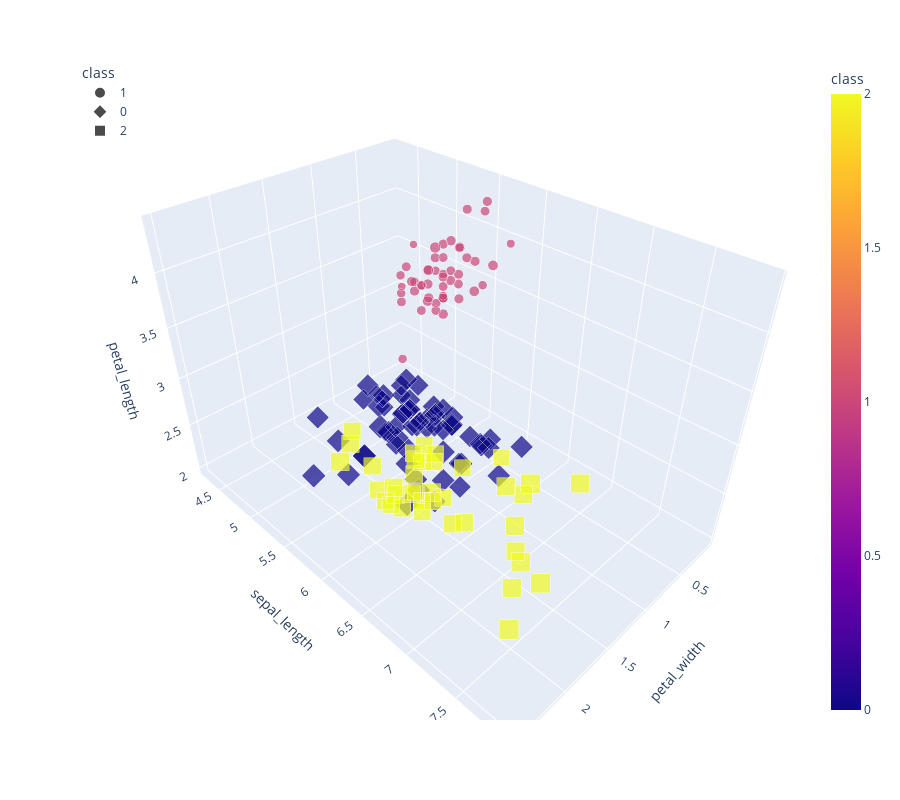

Notebook code for this chart:
### Code cell
fig = px.scatter_3d(df,x='petal_width', y='sepal_length', z='petal_length', color='class', size='sepal_width', symbol='class', height=800)
fig.update_layout(legend=dict(x=0, y=1))
fig.show()

### Figure 1 — Plotly figure (JSON) as saved in the notebook; plotly's stock layout.template omitted (floating-point values rounded to 4 significant figures)
{"data": [{"hoverlabel": {"namelength": 0}, "hovertemplate": "class=%{marker.color}<br>petal_width=%{x}<br>sepal_length=%{y}<br>petal_length=%{z}<br>sepal_width=%{marker.size}", "legendgroup": "1", "marker": {"color": [1, 1, 1, 1, 1, 1, 1, 1, 1, 1, 1, 1, 1, 1, 1, 1, 1, 1, 1, 1, 1, 1, 1, 1, 1, 1, 1, 1, 1, 1, 1, 1, 1, 1, 1, 1, 1, 1, 1, 1, 1, 1, 1, 1, 1, 1, 1, 1, 1, 1], "coloraxis": "coloraxis", "size": [1.4, 1.4, 1.3, 1.5, 1.4, 1.7, 1.4, 1.5, 1.4, 1.5, 1.5, 1.6, 1.4, 1.1, 1.2, 1.5, 1.3, 1.4, 1.7, 1.5, 1.7, 1.5, 1, 1.7, 1.9, 1.6, 1.6, 1.5, 1.4, 1.6, 1.6, 1.5, 1.5, 1.4, 1.5, 1.2, 1.3, 1.5, 1.3, 1.5, 1.3, 1.3, 1.3, 1.6, 1.9, 1.4, 1.6, 1.4, 1.5, 1.4], "sizemode": "area", "sizeref": 0.01725, "symbol": "circle"}, "mode": "markers", "name": "1", "scene": "scene", "showlegend": true, "type": "scatter3d", "x": [0.2, 0.2, 0.2, 0.2, 0.2, 0.4, 0.3, 0.2, 0.2, 0.1, 0.2, 0.2, 0.1, 0.1, 0.2, 0.4, 0.4, 0.3, 0.3, 0.3, 0.2, 0.4, 0.2, 0.5, 0.2, 0.2, 0.4, 0.2, 0.2, 0.2, 0.2, 0.4, 0.1, 0.2, 0.1, 0.2, 0.2, 0.1, 0.2, 0.2, 0.3, 0.3, 0.2, 0.6, 0.4, 0.3, 0.2, 0.2, 0.2, 0.2], "y": [5.1, 4.9, 4.7, 4.6, 5, 5.4, 4.6, 5, 4.4, 4.9, 5.4, 4.8, 4.8, 4.3, 5.8, 5.7, 5.4, 5.1, 5.7, 5.1, 5.4, 5.1, 4.6, 5.1, 4.8, 5, 5, 5.2, 5.2, 4.7, 4.8, 5.4, 5.2, 5.5, 4.9, 5, 5.5, 4.9, 4.4, 5.1, 5, 4.5, 4.4, 5, 5.1, 4.8, 5.1, 4.6, 5.3, 5], "z": [3.5, 3, 3.2, 3.1, 3.6, 3.9, 3.4, 3.4, 2.9, 3.1, 3.7, 3.4, 3, 3, 4, 4.4, 3.9, 3.5, 3.8, 3.8, 3.4, 3.7, 3.6, 3.3, 3.4, 3, 3.4, 3.5, 3.4, 3.2, 3.1, 3.4, 4.1, 4.2, 3.1, 3.2, 3.5, 3.1, 3, 3.4, 3.5, 2.3, 3.2, 3.5, 3.8, 3, 3.8, 3.2, 3.7, 3.3]}, {"hoverlabel": {"namelength": 0}, "hovertemplate": "class=%{marker.color}<br>petal_width=%{x}<br>sepal_length=%{y}<br>petal_length=%{z}<br>sepal_width=%{marker.size}", "legendgroup": "0", "marker": {"color": [0, 0, 0, 0, 0, 0, 0, 0, 0, 0, 0, 0, 0, 0, 0, 0, 0, 0, 0, 0, 0, 0, 0, 0, 0, 0, 0, 0, 0, 0, 0, 0, 0, 0, 0, 0, 0, 0, 0, 0, 0, 0, 0, 0, 0, 0, 0, 0, 0, 0, 0, 0, 0, 0, 0, 0, 0, 0, 0, 0, 0, 0], "coloraxis": "coloraxis", "size": [4.7, 4.5, 4, 4.6, 4.5, 4.7, 3.3, 4.6, 3.9, 3.5, 4.2, 4, 4.7, 3.6, 4.4, 4.5, 4.1, 4.5, 3.9, 4.8, 4, 4.9, 4.7, 4.3, 4.4, 4.8, 4.5, 3.5, 3.8, 3.7, 3.9, 5.1, 4.5, 4.5, 4.7, 4.4, 4.1, 4, 4.4, 4.6, 4, 3.3, 4.2, 4.2, 4.2, 4.3, 3, 4.1, 5.1, 4.5, 5, 5.1, 5, 4.9, 4.9, 4.8, 4.9, 5.1, 4.8, 5.1, 5, 5.1], "sizemode": "area", "sizeref": 0.01725, "symbol": "diamond"}, "mode": "markers", "name": "0", "scene": "scene", "showlegend": true, "type": "scatter3d", "x": [1.4, 1.5, 1.3, 1.5, 1.3, 1.6, 1, 1.3, 1.4, 1, 1.5, 1, 1.4, 1.3, 1.4, 1.5, 1, 1.5, 1.1, 1.8, 1.3, 1.5, 1.2, 1.3, 1.4, 1.4, 1.5, 1, 1.1, 1, 1.2, 1.6, 1.5, 1.6, 1.5, 1.3, 1.3, 1.3, 1.2, 1.4, 1.2, 1, 1.3, 1.2, 1.3, 1.3, 1.1, 1.3, 1.9, 1.7, 2, 2.4, 1.5, 2, 1.8, 1.8, 1.8, 1.5, 1.8, 1.9, 1.9, 1.8], "y": [7, 6.4, 5.5, 6.5, 5.7, 6.3, 4.9, 6.6, 5.2, 5, 5.9, 6, 6.1, 5.6, 6.7, 5.6, 5.8, 6.2, 5.6, 5.9, 6.1, 6.3, 6.1, 6.4, 6.6, 6.8, 6, 5.7, 5.5, 5.5, 5.8, 6, 5.4, 6, 6.7, 6.3, 5.6, 5.5, 5.5, 6.1, 5.8, 5, 5.6, 5.7, 5.7, 6.2, 5.1, 5.7, 5.8, 4.9, 5.7, 5.8, 6, 5.6, 6.3, 6.2, 6.1, 6.3, 6, 5.8, 6.3, 5.9], "z": [3.2, 3.2, 2.3, 2.8, 2.8, 3.3, 2.4, 2.9, 2.7, 2, 3, 2.2, 2.9, 2.9, 3.1, 3, 2.7, 2.2, 2.5, 3.2, 2.8, 2.5, 2.8, 2.9, 3, 2.8, 2.9, 2.6, 2.4, 2.4, 2.7, 2.7, 3, 3.4, 3.1, 2.3, 3, 2.5, 2.6, 3, 2.6, 2.3, 2.7, 3, 2.9, 2.9, 2.5, 2.8, 2.7, 2.5, 2.5, 2.8, 2.2, 2.8, 2.7, 2.8, 3, 2.8, 3, 2.7, 2.5, 3]}, {"hoverlabel": {"namelength": 0}, "hovertemplate": "class=%{marker.color}<br>petal_width=%{x}<br>sepal_length=%{y}<br>petal_length=%{z}<br>sepal_width=%{marker.size}", "legendgroup": "2", "marker": {"color": [2, 2, 2, 2, 2, 2, 2, 2, 2, 2, 2, 2, 2, 2, 2, 2, 2, 2, 2, 2, 2, 2, 2, 2, 2, 2, 2, 2, 2, 2, 2, 2, 2, 2, 2, 2, 2, 2], "coloraxis": "coloraxis", "size": [4.9, 5, 6, 5.9, 5.6, 5.8, 6.6, 6.3, 5.8, 6.1, 5.1, 5.3, 5.5, 5.3, 5.5, 6.7, 6.9, 5.7, 6.7, 5.7, 6, 5.6, 5.8, 6.1, 6.4, 5.6, 5.6, 6.1, 5.6, 5.5, 5.4, 5.6, 5.1, 5.9, 5.7, 5.2, 5.2, 5.4], "sizemode": "area", "sizeref": 0.01725, "symbol": "square"}, "mode": "markers", "name": "2", "scene": "scene", "showlegend": true, "type": "scatter3d", "x": [1.5, 1.7, 2.5, 2.1, 1.8, 2.2, 2.1, 1.8, 1.8, 2.5, 2, 1.9, 2.1, 2.3, 1.8, 2.2, 2.3, 2.3, 2, 2.1, 1.8, 2.1, 1.6, 1.9, 2, 2.2, 1.4, 2.3, 2.4, 1.8, 2.1, 2.4, 2.3, 2.3, 2.5, 2.3, 2, 2.3], "y": [6.9, 6.7, 6.3, 7.1, 6.3, 6.5, 7.6, 7.3, 6.7, 7.2, 6.5, 6.4, 6.8, 6.4, 6.5, 7.7, 7.7, 6.9, 7.7, 6.7, 7.2, 6.4, 7.2, 7.4, 7.9, 6.4, 6.1, 7.7, 6.3, 6.4, 6.9, 6.7, 6.9, 6.8, 6.7, 6.7, 6.5, 6.2], "z": [3.1, 3, 3.3, 3, 2.9, 3, 3, 2.9, 2.5, 3.6, 3.2, 2.7, 3, 3.2, 3, 3.8, 2.6, 3.2, 2.8, 3.3, 3.2, 2.8, 3, 2.8, 3.8, 2.8, 2.6, 3, 3.4, 3.1, 3.1, 3.1, 3.1, 3.2, 3.3, 3, 3, 3.4]}], "layout": {"coloraxis": {"colorbar": {"title": {"text": "class"}}, "colorscale": [[0, "#0d0887"], [0.1111, "#46039f"], [0.2222, "#7201a8"], [0.3333, "#9c179e"], [0.4444, "#bd3786"], [0.5556, "#d8576b"], [0.6667, "#ed7953"], [0.7778, "#fb9f3a"], [0.8889, "#fdca26"], [1, "#f0f921"]]}, "height": 800, "legend": {"itemsizing": "constant", "title": {"text": "class"}, "tracegroupgap": 0, "x": 0, "y": 1}, "margin": {"t": 60}, "scene": {"domain": {"x": [0, 1], "y": [0, 1]}, "xaxis": {"title": {"text": "petal_width"}}, "yaxis": {"title": {"text": "sepal_length"}}, "zaxis": {"title": {"text": "petal_length"}}}}}
